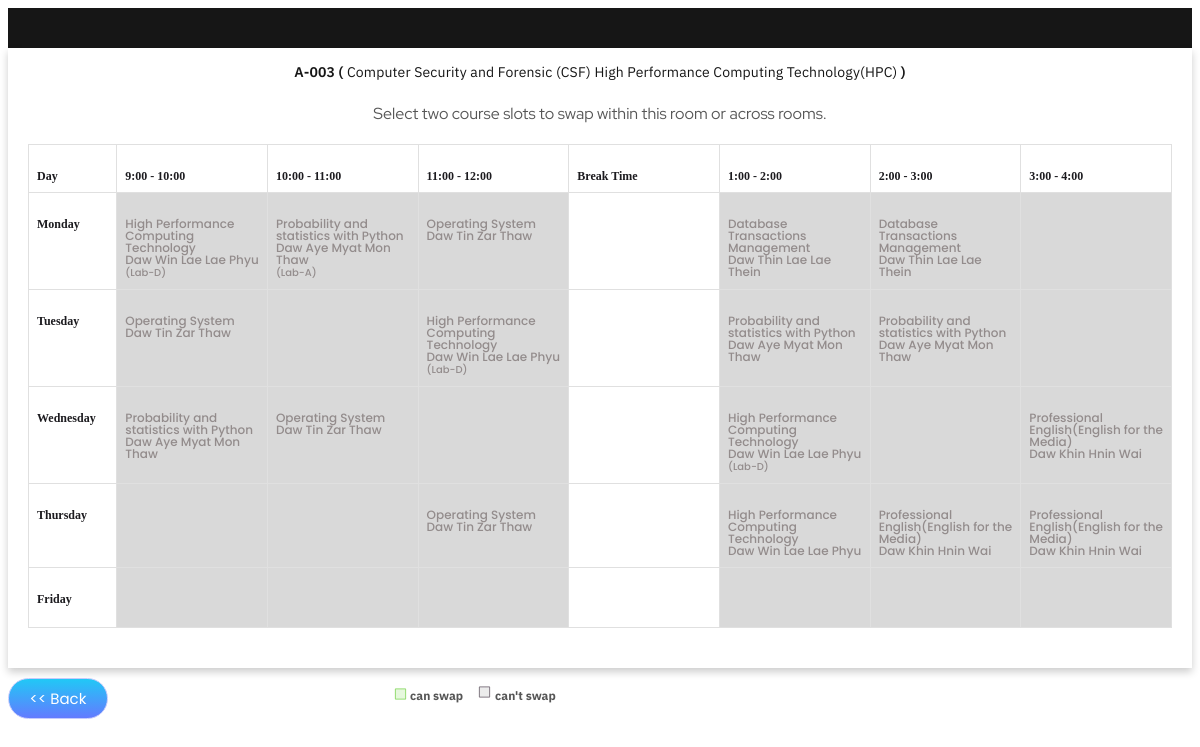
The app's page /swap_timetable/3/8/ with its own data.
### myapp/models.py (models this page shows, shortened)
class Classroom(models.Model):
    room_number = models.CharField(max_length=15, unique=True)
    majors = models.ManyToManyField(Major, blank=True)  # Many majors can use a classroom
    semesters = models.ForeignKey(Semester, on_delete=models.CASCADE, null=True, blank=True)  # Many semesters can use a classroom
    instructors = models.ManyToManyField(User, blank=True)
    is_lab = models.BooleanField(default=False)

class Major(models.Model):
    name = models.CharField(max_length=100)

### myapp/views.py (the view)
# urls.py: path('swap_timetable/<int:classroom_id>/<int:semester_id>/',views.swap_timetable,name='swap_timetable'),
def swap_timetable(request, classroom_id, semester_id):
        print("\nClassroom id: ", classroom_id)
        semester = Semester.objects.get(id=semester_id)
        classrooms = []
        course_instructor_list = []
        days = ["Monday", "Tuesday", "Wednesday", "Thursday", "Friday"]
        slot = ["9:00 - 10:00", "10:00 - 11:00", "11:00 - 12:00", "Break Time", "1:00 - 2:00", "2:00 - 3:00",
                "3:00 - 4:00"]
        start_times = ["9:00", "10:00", "11:00", "12:00", "13:00", "14:00", "15:00"]
        classroom = Classroom.objects.get(id=classroom_id)
        room_info = {
            'classroom': {
                'id': classroom.id,
                'room_number': classroom.room_number,
                'majors': [major.name for major in classroom.majors.all()]
            },
            'schedule': []
        }
        course_instructor = Timetable_Schedule.objects.filter(classroom=room_info['classroom']['id']) \
            .values('course', 'instructor')
        unique_courses = set()
        for ci in course_instructor:
            course_name = Course.objects.filter(id=ci['course']).values_list('name', flat=True).first() or ''
            instructor_name = User.objects.filter(id=ci['instructor']).values_list('first_name',
                                                                                   flat=True).first() or ''
            course_tuple = (course_name, instructor_name)
            if course_tuple not in unique_courses:
                unique_courses.add(course_tuple)
                course_instructor_list.append({
                    'course_name': course_name,
                    'instructor_name': instructor_name,
                    'classroom': room_info['classroom']
                })
        for day in days:
            day_course = {'day': day, 'courses': []}
            courses = Timetable_Schedule.objects.filter(
                classroom=classroom_id,
                semester=semester,
                day=day
            ).values('course', 'instructor', 'start_time', 'lab_room').order_by('start_time')
            for time in start_times:
                time_obj = datetime.strptime(time, "%H:%M").time()
                slot_courses = []
                for course_data in courses:
                    if time_obj == course_data['start_time']:
                        lab_name = ''
                        if course_data.get('lab_room'):
                            lab = Classroom.objects.filter(id=course_data['lab_room']).first()
                            if lab:
                                lab_name = lab.room_number
                        course_entry = {
                            'id': [Course.objects.filter(id=course_data['course']).values_list('id',
                                                                                               flat=True).first()] or '',
                            'course_name': Course.objects.filter(id=course_data['course']).values_list('name',
                                                                                                       flat=True).first() or '',
                            'instructor': User.objects.filter(id=course_data['instructor']).values_list('first_name',
                                                                                                        flat=True).first() or '',
                            'start_time': str(course_data['start_time']),
                            'lab_name': lab_name,  # ✅ Add lab name to display
                        }
                        slot_courses.append(course_entry)
                if len(slot_courses) > 1:
                    course_ids = [cid for course in slot_courses for cid in course['id']]
                    print(course_ids)
                    course_names = '/'.join([
                        f"{course['course_name']} ({course['lab_name']})" if course.get('lab_name')
                        else course['course_name']
                        for course in slot_courses
                    ])
                    course_entry = {
                        'id': course_ids,
                        'course_name': course_names,
                        'instructor': '',
                        'start_time': str(time),
                        'lab_name': '',  # Skip lab name if mixed
                    }
                elif slot_courses:
                    course_entry = slot_courses[0]
                else:
                    course_entry = {
                        'id': '',
                        'course_name': ' ',
                        'instructor': '',
                        'instructor_id': '',
                        'start_time': str(time),
                        'lab_name': '',
                    }
                    course_entry['is_free'] = (
                            course_entry['course_name'].strip() == '' and str(course_entry['start_time']) not in [
                        '12:00:00'])
                day_course['courses'].append(course_entry)
            room_info['schedule'].append(day_course)
        classrooms.append(room_info)
        request.session['course_entry'] = classrooms
        request.session['semester_id'] = semester_id
        return render(request, 'swap_timetable.html', {
            'classrooms': classrooms,
            'start_times': slot,
            'instructors': course_instructor_list,
            'semester_id': semester_id,
            'classroom_id': classroom_id
        })

### myapp/Templates/swap_timetable.html (shortened to what this page needs)
<!DOCTYPE html>
{% load static %}
{% block content %}
<html lang="en">
<head>
    <link rel="stylesheet" href="https://cdnjs.cloudflare.com/ajax/libs/font-awesome/6.4.2/css/all.min.css">
</head>
<body>
<link rel="stylesheet" href="{% static 'CSS/swap_timetable.css' %}">
{% for room in classrooms %}
    <div class="black-header"></div>
    <div class="timetableSection">
        <h4 class="classroom-title">
            {{ room.classroom.room_number }}
            (<span class="majors">
                {% for major in room.classroom.majors %}{{ major }} {% endfor %}
            </span>)
        </h4>
        <p>Select two course slots to swap within this room or across rooms.</p>
        <table class="timetable" id="table-{{ forloop.counter }}">
            <thead>
                <tr style="background-color: white;color: #1C1B1F !important;font-family: IBM Plex Sans Condensed;
                    font-weight: 600;
                    font-size: 12px;
                    line-height: 100%;
                    letter-spacing: 0%;
                    ">
                    <th style="width: 7% !important;">Day</th>
                    {% for start_time in start_times %}
                        <th>{{ start_time }}</th>
                    {% endfor %}
                </tr>
            </thead>
            <tbody>
                {% for day in room.schedule %}
                    <tr>
                        <td style="background-color: white; width: 7%;font-family: IBM Plex Sans Condensed;
                            font-weight: 600;
                            font-size: 12px;
                            line-height: 100%;
                            letter-spacing: 0%;
                            color: #1C1B1F;
                            ">{{ day.day }}</td>
                        {% for course in day.courses %}
                            <td class="selectable"
                                data-day="{{ day.day }}"
                                data-time="{{ course.start_time }}"
                                data-classroom-id="{{ room.classroom.id }}"
                                data-course-id="{{ course.id|safe }}"
                                data-instructor="{{ course.instructor }}">
                                {{ course.course_name }}<br>
                                {{ course.instructor }}<br>
                                {% if course.lab_name %}
                                    <small>({{ course.lab_name }})</small><br>
                                {% endif %}
                            </td>
                                {% endfor %}
                            </tr>
                        {% endfor %}
                    </tbody>
                </table>
            </div>
        {% endfor %}
        <button onclick="location.href='{% url 'classroom-timetable' semester_id classroom_id %}'" class="btn-back"><< Back</button>
        <p class="sign"><img src="{% static 'images/green.jpg' %}" class="class-icon">&nbsp;can swap &nbsp;&nbsp;&nbsp;
            <img src="{% static 'images/gray.jpg' %}" class="class-icon">&nbsp;can't swap
        </p>
</body>
</html>
{% endblock %}

### myapp/static/CSS/swap_timetable.css (style rules this page uses)
* { font-family: 'Poppins', sans-serif; }
.black-header { width: 100%; height: 60px; background: #161616; }
.classroom-title { color: #161616; font-family: 'IBM Plex Sans'; font-weight: 600; font-size: 14px; letter-spacing: 0.16px; text-align: center; margin-top: -5px; }
.majors { font-family: IBM Plex Sans; font-weight: 400; font-size: 14px; line-height: 18px; letter-spacing: 0.16px; text-align: center; color: #161616; }
p { color:#565656; font-size: 16px; line-height: 28.8px; align: justify; font-family: 'Red Hat Display'; text-align: center; }
.timetableSection { background-color: white; box-shadow: 0 4px 8px rgba(0, 0, 0, 0.2); margin-top: -20px; padding: 20px; }
.timetable { width: 100%; border-collapse: collapse; text-align: center; font-family: 'Inter'; margin: 0 auto; margin-bottom: 20px; background-color: #D9D9D9; table-layout: fixed; }
.timetable th { border: 1px solid #E0E0E0; padding: 8px; padding-top: 25px; padding-bottom: 10px; text-align: left; width: 13%; word-wrap: break-word; white-space: normal; vertical-align: top; font-family: IBM Plex Sans Condensed; font-weight: 600; font-size: 12px; line-height: 100%; letter-spacing: 0%; color: #1C1B1F; }
.timetable td { border: 1px solid #E0E0E0; padding: 8px; padding-top: 25px; padding-bottom: 10px; text-align: left; width: 13%; word-wrap: break-word; white-space: normal; vertical-align: top; font-family: Poppins; font-weight: 500; font-size: 12px; line-height: 100%; letter-spacing: 0%; color: #938C8C; }
table.timetable td:nth-child(5), table.timetable th:nth-child(5) { background-color: white !important; }
.timetable th, .timetable td { min-height: 70px; }
th, td { border: 1px solid #ccc; padding: 10px; text-align: center; vertical-align: top; }
td.selectable, td.swappable { position: relative; }
.btn-back { width: 100px; color: white; background: linear-gradient(180deg, #21C8F6 0%, #637BFF 100%); border-radius: 80px; padding: 8px 16px; border: 1px solid #C5CAFC; font-size: 15px; cursor: pointer; transition: background-color 0.3s ease-in-out; margin-top: 10px; }
.sign { margin-top: -35px; margin-left: -250px; font-family: IBM Plex Sans; font-weight: 700; font-size: 12px; line-height: 100%; letter-spacing: 0%; }

### records on screen
Classroom: classroom.room_number "A-003"
Major: majors "Computer Security and Forensic (CSF)"
Major: majors "High Performance Computing Technology(HPC)"
Classroom: lab_name "Lab-D" "Lab-D" "Lab-D"
Classroom: lab_name "Lab-A"

### other values on screen
{{ start_time }} "9:00 - 10:00" "10:00 - 11:00" "11:00 - 12:00" "Break Time" "1:00 - 2:00" "2:00 - 3:00" "3:00 - 4:00"
{{ day.day }} "Monday" "Tuesday" "Wednesday" "Thursday" "Friday"
{{ course.course_name }} "High Performance Computing Technology" "Probability and statistics with Python" "Operating System" "Database Transactions Management" "Database Transactions Management" "Operating System" "High Performance Computing Technology" "Probability and statistics with Python" "Probability and statistics with Python" "Probability and statistics with Python" "Operating System" "High Performance Computing Technology" "Professional English(English for the Media)" "Operating System" "High Performance Computing Technology" "Professional English(English for the Media)" "Professional English(English for the Media)"
{{ course.instructor }} "Daw Win Lae Lae Phyu" "Daw Aye Myat Mon Thaw" "Daw Tin Zar Thaw" "Daw Thin Lae Lae Thein" "Daw Thin Lae Lae Thein" "Daw Tin Zar Thaw" "Daw Win Lae Lae Phyu" "Daw Aye Myat Mon Thaw" "Daw Aye Myat Mon Thaw" "Daw Aye Myat Mon Thaw" "Daw Tin Zar Thaw" "Daw Win Lae Lae Phyu" "Daw Khin Hnin Wai" "Daw Tin Zar Thaw" "Daw Win Lae Lae Phyu" "Daw Khin Hnin Wai" "Daw Khin Hnin Wai"
